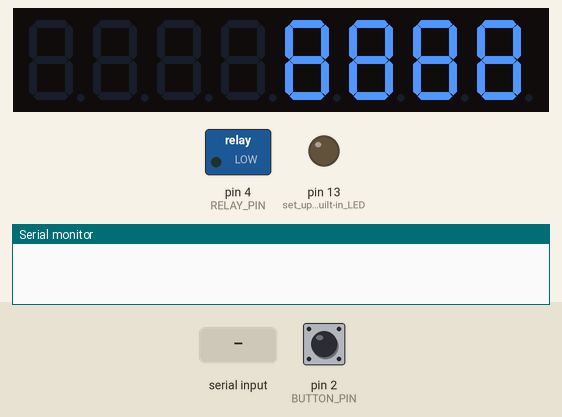
Simulated run of this sketch. Board: Arduino Uno, built with avr-gcc and run on an emulated ATmega328P. On the bench: 8-digit seven-segment display, switched loads named in the sketch (green lamp = pin HIGH), output pins drawn as LEDs (lit = HIGH), the last lines printed to the serial monitor. The test bench sets the inputs (shaded band); at power-on: pin 2 (BUTTON_PIN) HIGH.

Above: at 1.2 s.
1.3 s: pin 2 (BUTTON_PIN) pulled LOW for 0.15 s
At 1.39 s:
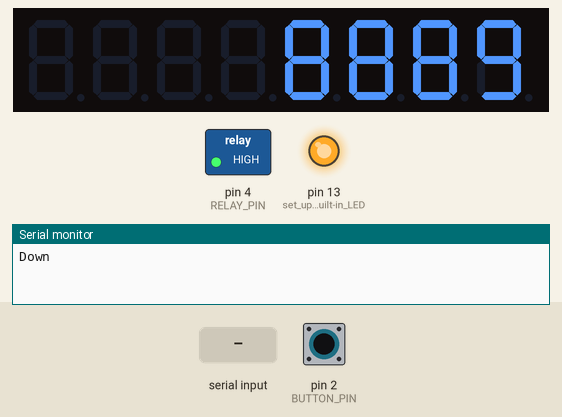
2.9 s: "90,45\n" received over Serial
At 4.1 s:
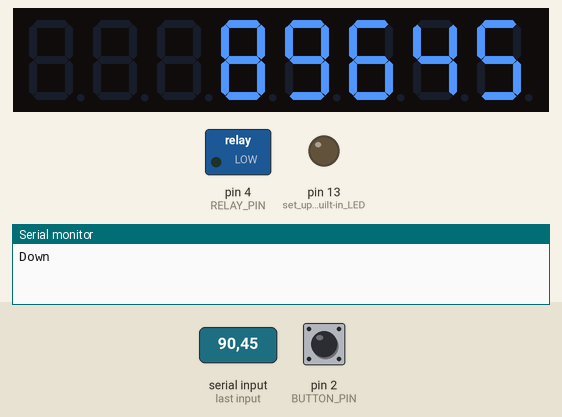
4.4 s: byte 10 ('\n') received over Serial
At 5.1 s:
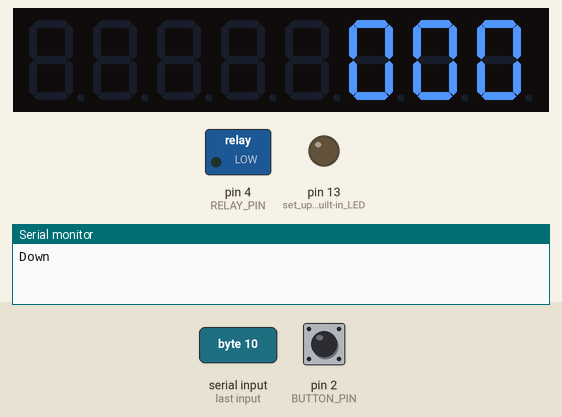
5.9 s: pin 2 (BUTTON_PIN) pulled LOW for 1 s
At 8.1 s:
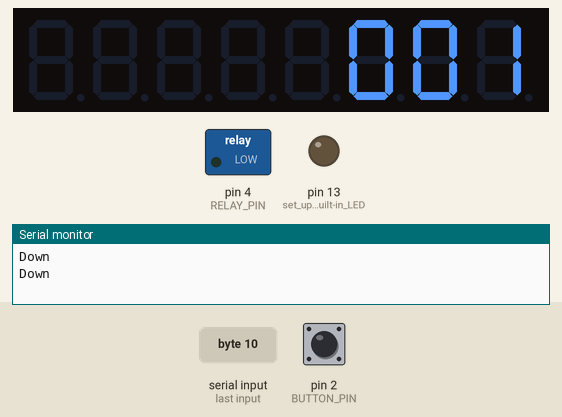
8.4 s: "30,150\n" received over Serial
At 9.6 s:
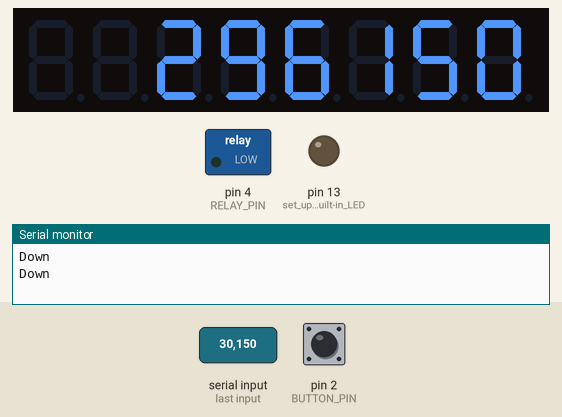
Timing chart, 0 to 10.9 s (numbered marks = the images above; inputs shaded):
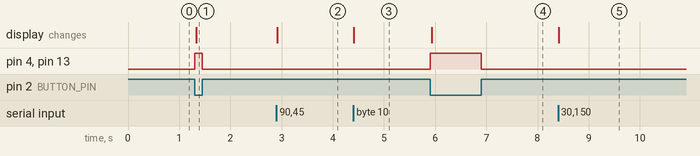

The sketch:

ControllerW7Segment.ino
```cpp
// Countup with button for MAX7219 8 Digit 7-Segment display
//

#include <LedControl.h> // LedControl Library created by Eberhard Fahle at http://playground.arduino.cc/Main/LedControl

#define DEBUG false // false is Debug off, true is Debug on

#if DEBUG == true
#define debug(x) Serial.print(x)
#define debugln(x) Serial.println(x)
#else
#define debug(x)
#define debugln(x)
#endif

#define Max7219DIN 12 // Pin 12 connected to DIN (DataIN)
#define Max7219CLK 11 // Pin 11 connected to CLK
#define Max7219CS 10  // Pin 10 connected to CS
#define BUTTON_PIN 2  // Pin 2 connected to BUTTON Input
#define RELAY_PIN 4   // Pin 3 connected to RELAY

LedControl lc = LedControl(Max7219DIN, Max7219CLK, Max7219CS, 1); // Last number represent the number of Max7219 Modules connected

// Variables to store individual numbers
int firstnum = 0;
int secondnum = 0;
int thirdnum = 0;
int fournum = 0;
int fivenum = 0;
int sixnum = 0;
int sevennum = 0;
int eightnum = 0;

// Variables for button
int previousButtonState = HIGH; // Not pressed = high
unsigned long lastPress = 0;
unsigned long millisLedIdle = 0;    // Time that LED was last turned on
unsigned long idleWaitTime = 15000; // 15s
unsigned long blinkDelay = 700;     // 0.7s

long int sendCount = 0; // for sending count thru serial
long int recieveMessageBuffer = 0;
long int buttonCount;

bool recievedCountUpdate = false; // Did we recieve update from PC?
bool idleLightsOn = false;
bool idleState = false;

void setup()
{
  Serial.begin(9600); // initialize serial baud rate at 9600 - in tests, it worked well

  lc.shutdown(0, false); // Wake up the display
  lc.setIntensity(0, 5); // Set Brightness 0-15
  lc.clearDisplay(0);    // Clear display

  pinMode(BUTTON_PIN, INPUT_PULLUP); // set button to pull-up mode
  pinMode(RELAY_PIN, OUTPUT);        // set up Relay
  pinMode(LED_BUILTIN, OUTPUT);      // set up built-in LED
  randomSeed(analogRead(0));
  // buttonCount = random(0, 9990);
  buttonCount = 8888;       // initialize button count
  recieveMessageBuffer = 0; // clears buffer
}

void loop()
{
  updateCount();

  int buttonState = digitalRead(BUTTON_PIN); // read new state

  if (buttonState == LOW)
  {                                  // if button is pressed
    digitalWrite(LED_BUILTIN, HIGH); // turn on LED
    digitalWrite(RELAY_PIN, HIGH);   // turn on Relay

    if (previousButtonState == HIGH)
    { // if button was last unpressed
      onButtonPress();
    }
  }
  else if (buttonState == HIGH && previousButtonState == LOW) // button is not pressed && was just pressed
  {
    digitalWrite(LED_BUILTIN, LOW); // turn off LED
    digitalWrite(RELAY_PIN, LOW);   // turn off Relay
  }

  //  Display number on Display depending on number of digits remaining
  updateSevenSegmentDisplay();
  if (millis() > lastPress + idleWaitTime) // if time passed idle wait time
  {
    idleState = true;
    idleProcess();
  }
  previousButtonState = buttonState;
}

void updateSevenSegmentDisplay()
{
  if (buttonCount > 9999999)
  {
    firstnum = ((buttonCount / 10000000) % 10);
    secondnum = buttonCount / 1000000 % 10;
    thirdnum = buttonCount / 100000 % 10;
    fournum = buttonCount / 10000 % 10;
    fivenum = buttonCount / 1000 % 10;
    sixnum = buttonCount / 100 % 10;
    sevennum = buttonCount / 10 % 10;
    eightnum = buttonCount % 10;

    lc.setDigit(0, 7, firstnum, false);
    lc.setDigit(0, 6, secondnum, false);
    lc.setDigit(0, 5, thirdnum, false);
    lc.setDigit(0, 4, fournum, false);
    lc.setDigit(0, 3, fivenum, false);
    lc.setDigit(0, 2, sixnum, false);
    lc.setDigit(0, 1, sevennum, false);
    lc.setDigit(0, 0, eightnum, false);
  }
  else
  {
    if (buttonCount > 999999)
    {
      //      firstnum = ((buttonCount/10000000)%10);
      secondnum = buttonCount / 1000000 % 10;
      thirdnum = buttonCount / 100000 % 10;
      fournum = buttonCount / 10000 % 10;
      fivenum = buttonCount / 1000 % 10;
      sixnum = buttonCount / 100 % 10;
      sevennum = buttonCount / 10 % 10;
      eightnum = buttonCount % 10;

      lc.setChar(0, 7, ' ', false);
      lc.setDigit(0, 6, secondnum, false);
      lc.setDigit(0, 5, thirdnum, false);
      lc.setDigit(0, 4, fournum, false);
      lc.setDigit(0, 3, fivenum, false);
      lc.setDigit(0, 2, sixnum, false);
      lc.setDigit(0, 1, sevennum, false);
      lc.setDigit(0, 0, eightnum, false);
    }
    else
    {
      if (buttonCount > 99999)
      {
        //          firstnum = ((buttonCount/10000000)%10);
        //          secondnum = buttonCount/1000000%10;
        thirdnum = buttonCount / 100000 % 10;
        fournum = buttonCount / 10000 % 10;
        fivenum = buttonCount / 1000 % 10;
        sixnum = buttonCount / 100 % 10;
        sevennum = buttonCount / 10 % 10;
        eightnum = buttonCount % 10;

        lc.setChar(0, 7, ' ', false);
        lc.setChar(0, 6, ' ', false);
        lc.setDigit(0, 5, thirdnum, false);
        lc.setDigit(0, 4, fournum, false);
        lc.setDigit(0, 3, fivenum, false);
        lc.setDigit(0, 2, sixnum, false);
        lc.setDigit(0, 1, sevennum, false);
        lc.setDigit(0, 0, eightnum, false);
      }
      else
      {
        if (buttonCount > 9999)
        {
          //             firstnum = ((buttonCount/10000000)%10);
          //             secondnum = buttonCount/1000000%10;
          //             thirdnum = buttonCount/100000%10;
          fournum = buttonCount / 10000 % 10;
          fivenum = buttonCount / 1000 % 10;
          sixnum = buttonCount / 100 % 10;
          sevennum = buttonCount / 10 % 10;
          eightnum = buttonCount % 10;

          lc.setChar(0, 7, ' ', false);
          lc.setChar(0, 6, ' ', false);
          lc.setChar(0, 5, ' ', false);
          lc.setDigit(0, 4, fournum, false);
          lc.setDigit(0, 3, fivenum, false);
          lc.setDigit(0, 2, sixnum, false);
          lc.setDigit(0, 1, sevennum, false);
          lc.setDigit(0, 0, eightnum, false);
        }
        else
        {
          if (buttonCount > 999)
          {
            //              firstnum = ((buttonCount/10000000)%10);
            //              secondnum = buttonCount/1000000%10;
            //              thirdnum = buttonCount/100000%10;
            //              fournum = buttonCount/10000%10;
            fivenum = buttonCount / 1000 % 10;
            sixnum = buttonCount / 100 % 10;
            sevennum = buttonCount / 10 % 10;
            eightnum = buttonCount % 10;

            lc.setChar(0, 7, ' ', false);
            lc.setChar(0, 6, ' ', false);
            lc.setChar(0, 5, ' ', false);
            lc.setChar(0, 4, ' ', false);
            lc.setDigit(0, 3, fivenum, false);
            lc.setDigit(0, 2, sixnum, false);
            lc.setDigit(0, 1, sevennum, false);
            lc.setDigit(0, 0, eightnum, false);
          }
          else
          {
            //              firstnum = ((buttonCount/10000000)%10);
            //              secondnum = buttonCount/1000000%10;
            //              thirdnum = buttonCount/100000%10;
            //              fournum = buttonCount/10000%10;
            //              fivenum = buttonCount/1000%10;
            sixnum = buttonCount / 100 % 10;
            sevennum = buttonCount / 10 % 10;
            eightnum = buttonCount % 10;

            lc.setChar(0, 7, ' ', false);
            lc.setChar(0, 6, ' ', false);
            lc.setChar(0, 5, ' ', false);
            lc.setChar(0, 4, ' ', false);
            lc.setChar(0, 3, ' ', false);
            lc.setDigit(0, 2, sixnum, false);
            lc.setDigit(0, 1, sevennum, false);
            lc.setDigit(0, 0, eightnum, false);
          }
        }
      }
    }
  }
}

void onButtonPress()
{
  lastPress = millis(); // resets Attract Loop
  idleState = false;
  Serial.println("Down"); // Outputs command to PC
  buttonCount++;
  delay(25); // reduces accidental double inputs
}

void idleProcess()
{
  updatePCDuringIdle();
  idleAnimation();
}

void updatePCDuringIdle()
{
  if (sendCount != buttonCount)
  {
    sendCount = buttonCount;
    if (recievedCountUpdate == true)
    {
      Serial.println(sendCount); // updates sendCount and outputs it to PC
      debugln("Updating count to PC");
    }
  }
}

void idleAnimation()
{
  if (millis() > millisLedIdle + blinkDelay && idleLightsOn == true)
  {
    digitalWrite(RELAY_PIN, LOW);   // turn off relay
    digitalWrite(LED_BUILTIN, LOW); // turn off built-in
    idleLightsOn = false;
  }

  if (millis() > millisLedIdle + 3 * blinkDelay && idleLightsOn == false)
  {
    digitalWrite(RELAY_PIN, HIGH);   // turn on relay
    digitalWrite(LED_BUILTIN, HIGH); // turn on built-in
    idleLightsOn = true;
    millisLedIdle = millis();
  }
}

void updateCount() // runs once per loop()
{
  // Check to see if anything exists in the serial receive buffer
  if (Serial.available() > 0)
  {
    if (recievedCountUpdate == false) // flip boolean to true when recieved signal from PC
    {
      recievedCountUpdate = true;
    }

    while (Serial.available() > 0) // runs WHILE there's something in the serial recieve buffer
    {
      char c = Serial.read();
      if (c == '\n')
      {
        // Full message received
        buttonCount = recieveMessageBuffer; // moves count
        recieveMessageBuffer = 0;           // clears buffer
        Serial.flush();
        debug("buttonCount updated: ");
        debugln(buttonCount);
      }
      else if (c == '\r')
      {
        // only for CRLF cases, do nothing
        debugln("Carriage Return");
      }
      else
      {
        // take Serial character, convert to number, then shift into next digit.
        recieveMessageBuffer = recieveMessageBuffer * 10;
        recieveMessageBuffer = recieveMessageBuffer + (c - '0'); // Subtract '0' to adjust from ascii back to real numbers
      }
    }
  }
}
```

Measured:
- after the input at 1.3 s, pin 4 (RELAY_PIN), pin 13 (set_up_built-in_LED): LOW → HIGH at once, → LOW 0.15 s later; the display: changes at once (image 1)
- after the input at 2.9 s, the display: changes at once (image 2)
- after the input at 4.4 s, the display: changes at once (image 3)
- after the input at 5.9 s, pin 4 (RELAY_PIN), pin 13 (set_up_built-in_LED): LOW → HIGH at once, → LOW 1.0 s later; the display: changes at once (image 4)
- after the input at 8.4 s, the display: changes at once (image 5)
